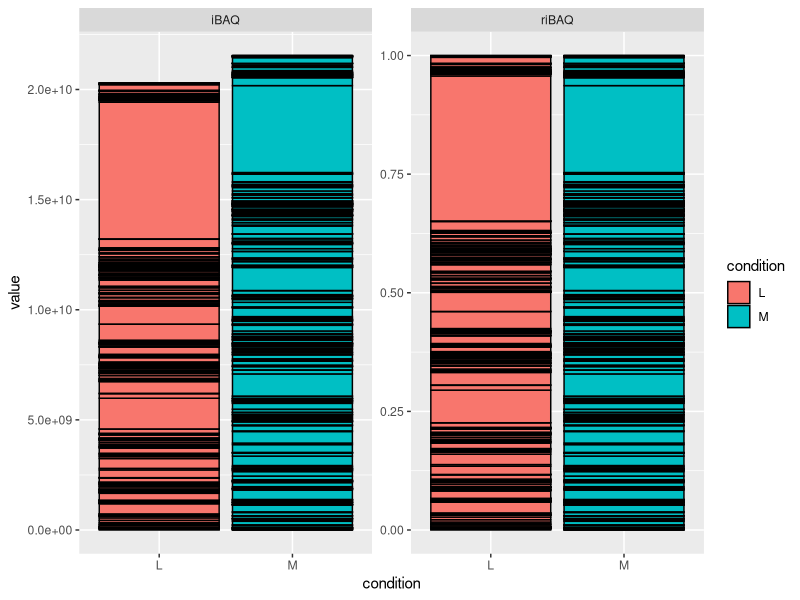
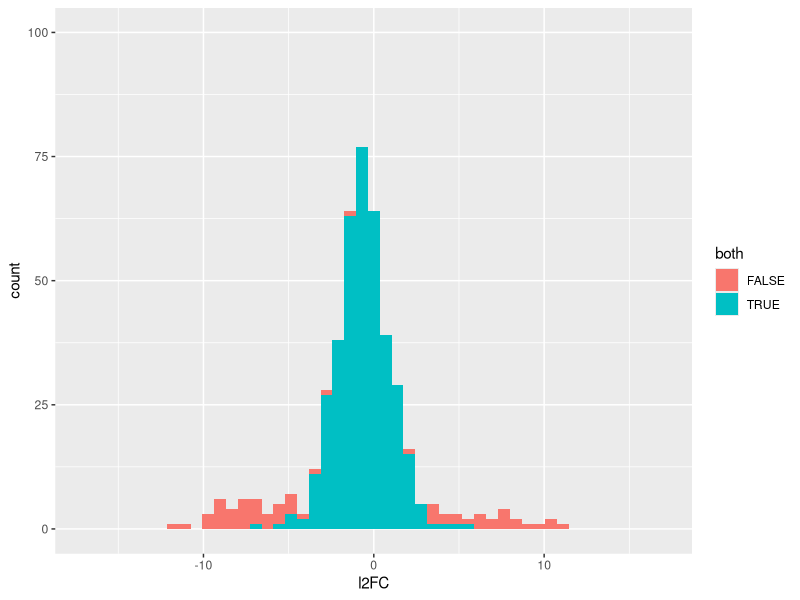
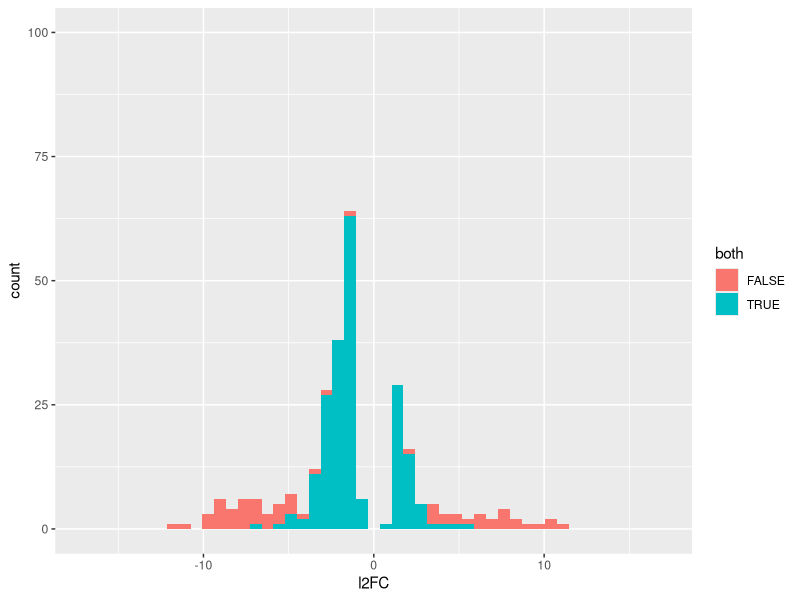

R code for these plots, in order:
library(tidyverse)

# iBAQ
PG <- read_tsv('output/protein_groups_cleaned.tsv')
prot_descripts <- read_tsv('output/protein_descriptions.tsv')
PG$Peptides

iBAQ_df <- 
  PG %>% 
  filter(!is.nan(iBAQ)) %>% 
  filter(iBAQ != 0) %>% 
  filter(Peptides > 1) %>%
  filter(!(grepl('CON', accno))) %>% 
  select(accno, contains('iBAQ')) %>%
  transmute(accno, 
            iBAQ_L=`iBAQ lactation`, 
            iBAQ_M=`iBAQ maintenance`) %>% 
  mutate(riBAQ_L=iBAQ_L/sum(iBAQ_L), 
         riBAQ_M=iBAQ_M/sum(iBAQ_M)) %>% 
  pivot_longer(names_to = c('type', 'condition'), names_sep = '_', values_to = 'value', cols = -c(accno))

iBAQ_df %>% 
  ggplot(aes(x=condition, y=value, fill=condition)) + 
  geom_col(color='black') + 
  facet_wrap(vars(type), scales = 'free')


riBAQ_df <- iBAQ_df %>% filter(type == 'riBAQ')

pseudo_val <- min(riBAQ_df$value[riBAQ_df$value !=0]) / 2

# riBAQ_df %>% 
#   filter(value < .0001) %>%
#   ggplot(aes(x=(value))) + 
#   geom_histogram(bins = 50)


riBAQ_res <- 
  riBAQ_df %>% 
  group_by(accno) %>% 
  mutate(only_L=value[condition == 'L'] > 0 & value[condition == 'M'] == 0, 
         only_M=value[condition == 'M'] > 0 & value[condition == 'L'] == 0, 
         both=only_L == only_M) %>% 
  ungroup() %>% 
  mutate(value=value + pseudo_val) %>% 
  group_by(accno) %>% 
  summarise(only_L=unique(only_L), only_M=unique(only_M),both=unique(both), 
            l2FC=log2(value[condition=='L']/value[condition== 'M']))


riBAQ_res %>%
  ggplot(aes(x=l2FC, fill=both)) + 
  geom_histogram(bins=50)+
  lims(x=c(-17,17), 
       y=c(0,100))

riBAQ_res %>% 
  filter(abs(l2FC) > 1) %>%
  arrange((l2FC)) %>% 
  left_join(prot_descripts) %>% 
  ggplot(aes(x=l2FC, fill=both)) + 
  geom_histogram(bins=50)+
  lims(x=c(-17,17), 
       y=c(0,100))


sig_L_iBAQ <- 
  riBAQ_res %>% 
  filter(l2FC > 1) %>% 
  arrange(desc(l2FC)) %>% 
  left_join(prot_descripts)

up_L_iBAQ <- nrow(sig_L_iBAQ)
up_L_iBAQ

sig_M_iBAQ <- 
  riBAQ_res %>% 
  filter(l2FC < -1) %>% 
  arrange(l2FC) %>% 
  left_join(prot_descripts)

sig_M_iBAQ %>% filter(both)

up_M_iBAQ <- nrow(sig_M_iBAQ)
up_M_iBAQ

num_only_L <- riBAQ_res$only_L %>% sum()
num_only_M <- riBAQ_res$only_M %>% sum()
